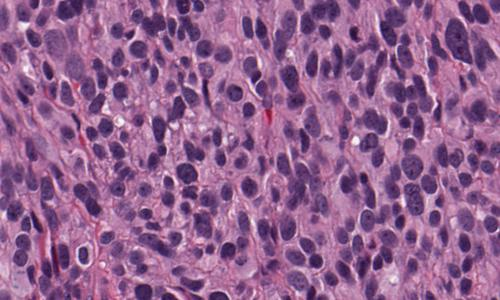
#> input picture stardist/data/images/histo.jpg, 500 x 300 px
$ python -i param_optimizer.py   (imports and definitions only)
#> lines starting #> are read from the running program, lines starting #| are printed output that depends on the picture
#> further down, picture is the input picture: shape (300, 500, 3); mean B, G, R 143.9, 98, 147.5
### scripts/adaptive_stardist/utils.py
"""
Utility functions for the adaptive StarDist framework.
"""

import numpy as np
from scipy import ndimage
from typing import Dict, Tuple

def compute_local_statistics(image: np.ndarray,
                           window_size: int = 32) -> Dict[str, np.ndarray]:
    """
    Compute local image statistics using sliding windows.

    Args:
        image: Input image
        window_size: Size of the sliding window

    Returns:
        Dictionary containing local statistics maps
    """
#> called with window_size = 32
    # Pad image for sliding window
    pad_size = window_size // 2
    padded = np.pad(image, pad_size, mode='reflect')

    # Initialize output maps
    mean_map = np.zeros_like(image, dtype=float)
    std_map = np.zeros_like(image, dtype=float)
    gradient_map = np.zeros_like(image, dtype=float)

    # Compute gradients
    gx = ndimage.sobel(image, axis=0)
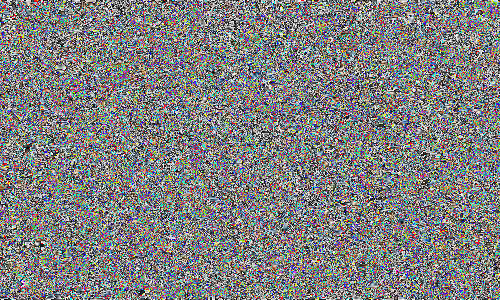
#> gx: shape (300, 500, 3); mean B, G, R 127.6, 127.4, 127.2
    gy = ndimage.sobel(image, axis=1)
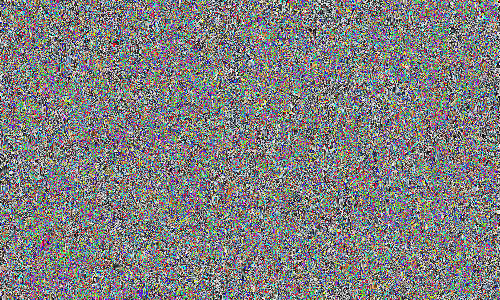
#> gy: shape (300, 500, 3); mean B, G, R 127.3, 127.1, 127.4
    gradient_magnitude = np.sqrt(gx**2 + gy**2)
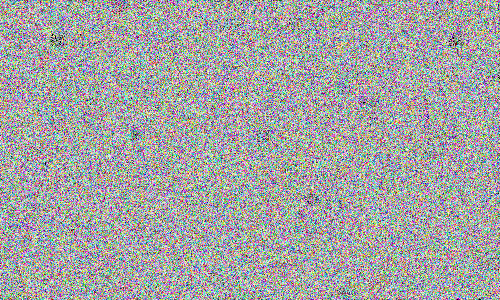
#> gradient_magnitude: shape (300, 500, 3) float16; mean B, G, R 10.22, 10.2, 10.19; drawn with min black and max white

    # Compute local statistics
    mean_map = ndimage.uniform_filter(image, size=window_size)
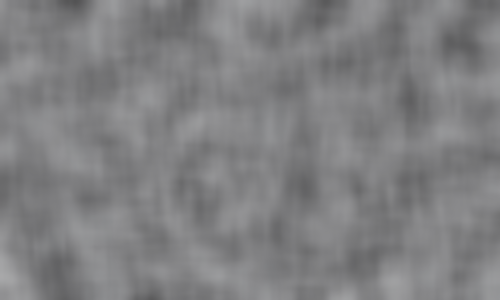
#> mean_map: shape (300, 500, 3); mean B, G, R 129.5, 127.9, 127.8

    # Local standard deviation
    mean_sq = ndimage.uniform_filter(image**2, size=window_size)
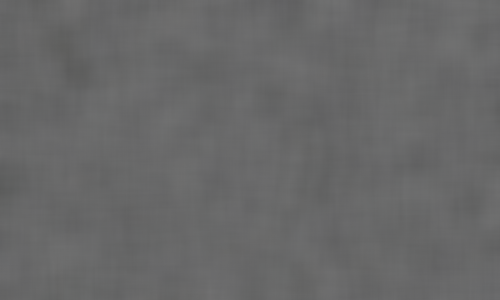
#> mean_sq: shape (300, 500, 3); mean B, G, R 104.4, 104.1, 104
    std_map = np.sqrt(mean_sq - mean_map**2)
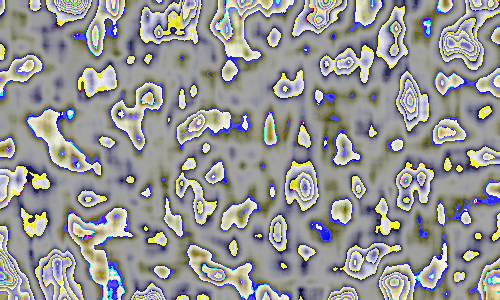
#> std_map: shape (300, 500, 3) float16; mean B, G, R 9.41, 9.42, 9.41; drawn with min black and max white

    # Local gradient statistics
#> (the run stopped early here; a loop or call above may not have finished)
